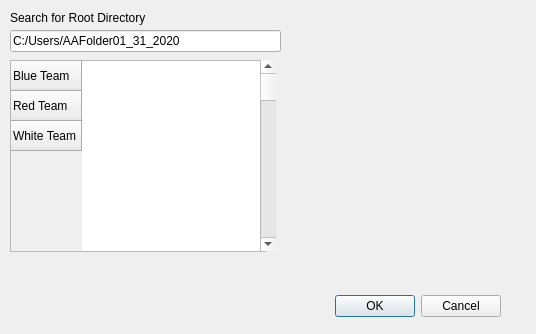
<?xml version="1.0" encoding="UTF-8"?>
<ui version="4.0">
 <class>Dialog</class>
 <widget class="QDialog" name="Dialog">
  <property name="geometry">
   <rect>
    <x>0</x>
    <y>0</y>
    <width>536</width>
    <height>334</height>
   </rect>
  </property>
  <property name="windowTitle">
   <string>Dialog</string>
  </property>
  <widget class="QDialogButtonBox" name="BrowseRootPopUpBtn">
   <property name="geometry">
    <rect>
     <x>160</x>
     <y>290</y>
     <width>341</width>
     <height>32</height>
    </rect>
   </property>
   <property name="orientation">
    <enum>Qt::Horizontal</enum>
   </property>
   <property name="standardButtons">
    <set>QDialogButtonBox::Cancel|QDialogButtonBox::Ok</set>
   </property>
  </widget>
  <widget class="QLabel" name="BrowseRootPopUpLabel">
   <property name="geometry">
    <rect>
     <x>10</x>
     <y>10</y>
     <width>151</width>
     <height>16</height>
    </rect>
   </property>
   <property name="text">
    <string>Search for Root Directory</string>
   </property>
  </widget>
  <widget class="QLineEdit" name="BrowseRootInput">
   <property name="geometry">
    <rect>
     <x>10</x>
     <y>30</y>
     <width>271</width>
     <height>22</height>
    </rect>
   </property>
   <property name="text">
    <string>C:/Users/AAFolder01_31_2020</string>
   </property>
  </widget>
  <widget class="QTableWidget" name="BrowseRootPopUpTable">
   <property name="geometry">
    <rect>
     <x>10</x>
     <y>60</y>
     <width>256</width>
     <height>192</height>
    </rect>
   </property>
   <row>
    <property name="text">
     <string>Blue Team</string>
    </property>
   </row>
   <row>
    <property name="text">
     <string>Red Team</string>
    </property>
   </row>
   <row>
    <property name="text">
     <string>White Team</string>
    </property>
   </row>
  </widget>
  <widget class="QScrollBar" name="verticalScrollBar">
   <property name="geometry">
    <rect>
     <x>260</x>
     <y>60</y>
     <width>16</width>
     <height>191</height>
    </rect>
   </property>
   <property name="orientation">
    <enum>Qt::Vertical</enum>
   </property>
  </widget>
 </widget>
 <resources/>
 <connections>
  <connection>
   <sender>BrowseRootPopUpBtn</sender>
   <signal>accepted()</signal>
   <receiver>Dialog</receiver>
   <slot>accept()</slot>
   <hints>
    <hint type="sourcelabel">
     <x>248</x>
     <y>254</y>
    </hint>
    <hint type="destinationlabel">
     <x>157</x>
     <y>274</y>
    </hint>
   </hints>
  </connection>
  <connection>
   <sender>BrowseRootPopUpBtn</sender>
   <signal>rejected()</signal>
   <receiver>Dialog</receiver>
   <slot>reject()</slot>
   <hints>
    <hint type="sourcelabel">
     <x>316</x>
     <y>260</y>
    </hint>
    <hint type="destinationlabel">
     <x>286</x>
     <y>274</y>
    </hint>
   </hints>
  </connection>
 </connections>
</ui>
